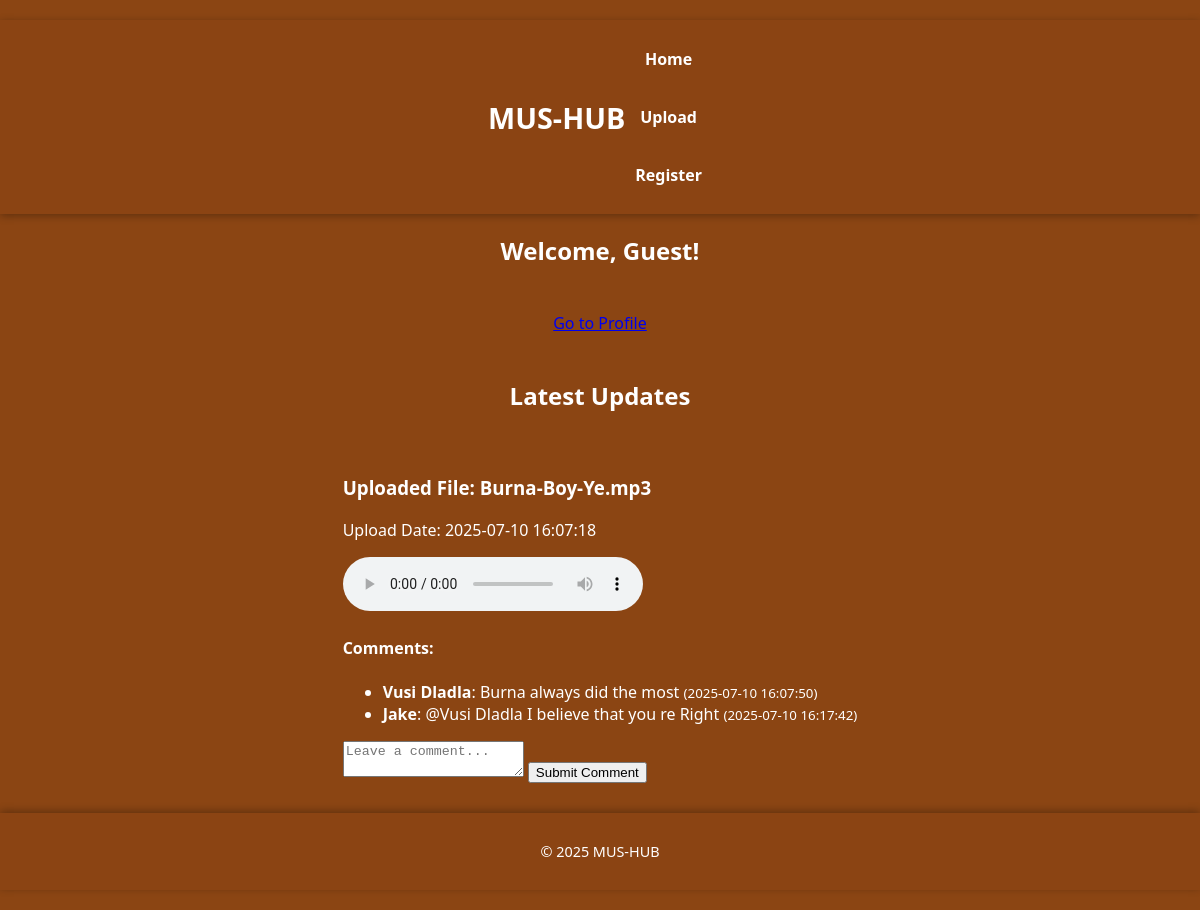
The page / on the database its author committed.
### app.py (models this page shows)
class Content(db.Model):
    ContentID = db.Column(db.Integer, primary_key=True)
    UserID = db.Column(db.Integer, db.ForeignKey('user.UserID'), nullable=False)
    FilePath = db.Column(db.String(200), nullable=False)
    UploadDate = db.Column(db.DateTime, default=datetime.utcnow)

class Comment(db.Model):
    CommentID = db.Column(db.Integer, primary_key=True)
    ContentID = db.Column(db.Integer, db.ForeignKey('content.ContentID'), nullable=False)
    UserID = db.Column(db.Integer, db.ForeignKey('user.UserID'), nullable=False)
    CommentText = db.Column(db.Text, nullable=False)
    CommentDate = db.Column(db.DateTime, default=datetime.utcnow)
    user = db.relationship('User')

class User(db.Model):
    UserID = db.Column(db.Integer, primary_key=True)
    Username = db.Column(db.String(80), nullable=False)
    Email = db.Column(db.String(120), unique=True, nullable=False)
    Password = db.Column(db.String(200), nullable=False)
    Role = db.Column(db.String(20), nullable=False)
    Bio = db.Column(db.String(500))
    comments = db.relationship('Comment', backref='author', lazy=True)

### app.py (the view)
@app.route('/')
def index():
    user_id = session.get('user_id')
    user = User.query.get(user_id) if user_id else None
    username = user.Username if user else 'Guest'
    contents = Content.query.all()
    for content in contents:
        content.comments = Comment.query.filter_by(ContentID=content.ContentID).all()
    return render_template('index.html', username=username, contents=contents)

### templates/index.html (shortened to what this page needs)
{% extends "base.html" %}
{% block content %}
<h2>Welcome, {{ username }}!</h2>
<a href="{{ url_for('profile') }}">Go to Profile</a>
<h2>Latest Updates</h2>
{% for content in contents %}
    <div class="upload">
        <h3>Uploaded File: {{ content.FilePath }}</h3>
        <p>Upload Date: {{ content.UploadDate.strftime('%Y-%m-%d %H:%M:%S') }}</p>
        {% set ext = content.FilePath.split('.')[-1].lower() %}
        {% if ext in ['mp3', 'wav', 'ogg'] %}
            <audio controls>
                <source src="{{ url_for('static', filename='uploads/' ~ content.FilePath) }}" type="audio/{{ ext }}">
            </audio>
        {% elif ext in ['mp4', 'webm', 'ogg'] %}
            <video controls width="360">
                <source src="{{ url_for('static', filename='uploads/' ~ content.FilePath) }}" type="video/{{ ext }}">
                Your browser does not support video playback.
            </video>
        {% else %}
            <p>Preview not available for this file type.</p>
        {% endif %}
        <h4>Comments:</h4>
        <ul>
            {% for comment in content.comments %}
                <li>
                    <strong>{{ comment.user.Username }}</strong>: {{ comment.CommentText }}
                    <small>({{ comment.CommentDate.strftime('%Y-%m-%d %H:%M:%S') }})</small>
                </li>
            {% endfor %}
        </ul>
        <form action="{{ url_for('add_comment', content_id=content.ContentID) }}" method="POST">
            <textarea name="comment_text" placeholder="Leave a comment..." required></textarea>
            <button type="submit">Submit Comment</button>
        </form>
    </div>
{% endfor %}
{% endblock %}

### static/base.css (style rules this page uses)
body { margin: 0; min-height: 100vh; display: flex; flex-direction: column; justify-content: flex-start; align-items: center; background-color: hsl(25, 76%, 31%); background-image: url('https://images.unsplash.com/uploads/1412282232015a06e258a/4bdd2a58?fm=jpg&q=60&w=3000&ixlib=rb-4.1.0&ixid=M3wxMjA3fDB8MHxzZWFyY2h8N3x8bXVzaWMlMjBiYWNrZ3JvdW5kfGVufDB8fDB8fHww'); background-size: cover; background-position: center; animation: fade 6s ease-in-out infinite alternate; font-family: 'Segoe UI', Tahoma, Geneva, Verdana, sans-serif; color: #fff; padding: 20px 0; }

### rows shown on the page
Content: FilePath "Burna-Boy-Ye.mp3", UploadDate "2025-07-10 16:07:18"
Comment: user.Username "Vusi Dladla", CommentText "Burna always did the most", CommentDate "2025-07-10 16:07:50"
Comment: user.Username "Jake", CommentText "@Vusi Dladla I believe that you re Right", CommentDate "2025-07-10 16:17:42"

### other values the page prints
{{ username }} "Guest"
